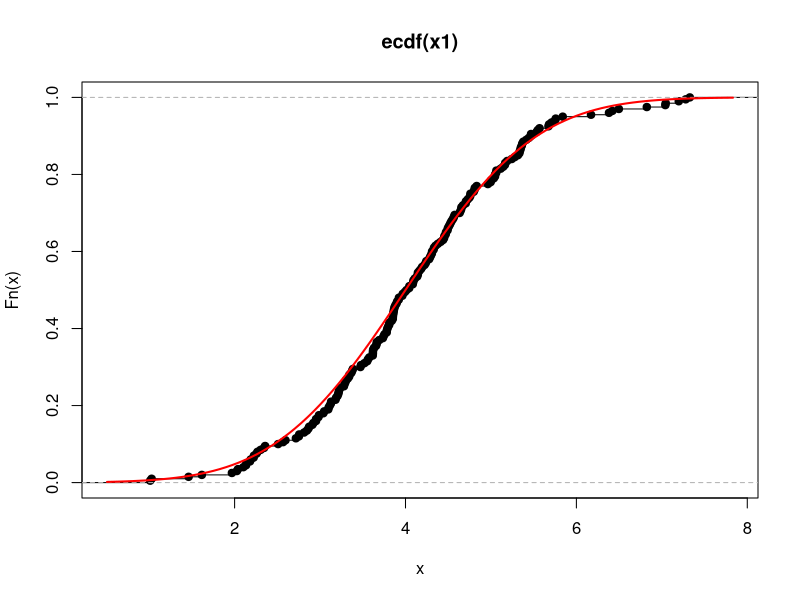
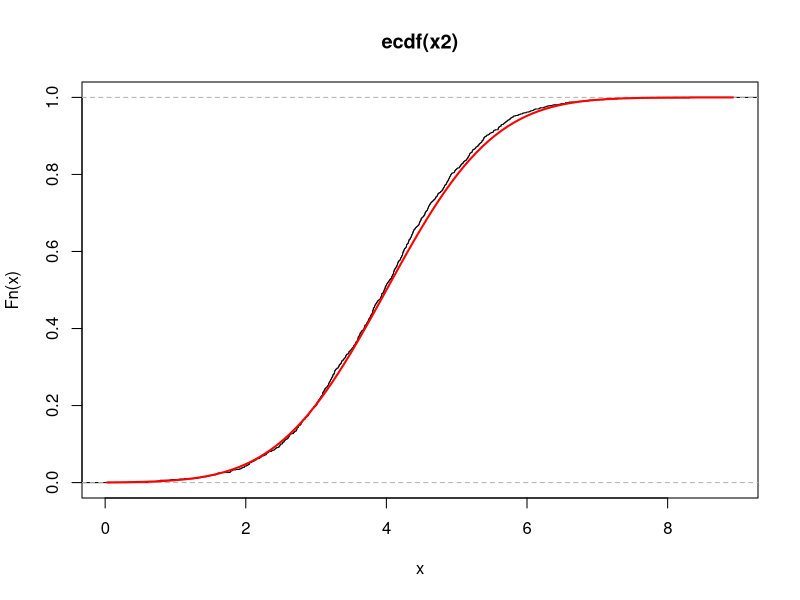

These figures' R source, in order:
#A
x1 <- rnorm(200, 4, 1.2)
plot(ecdf(x1))
curve(pnorm(x, 4, 1.2), add=T, lwd=2, col="red")

#B
x2 <- rnorm(1000, 4, 1.2)
plot(ecdf(x2))
curve(pnorm(x, 4, 1.2), add=T, lwd=2, col="red")
